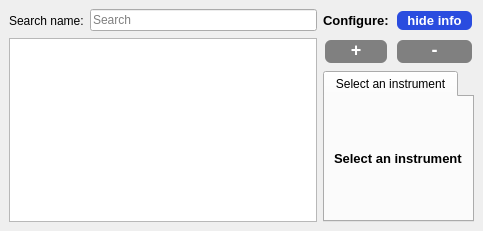
<?xml version="1.0" encoding="UTF-8"?>
<ui version="4.0">
 <class>Form</class>
 <widget class="QWidget" name="Form">
  <property name="geometry">
   <rect>
    <x>0</x>
    <y>0</y>
    <width>483</width>
    <height>231</height>
   </rect>
  </property>
  <property name="windowTitle">
   <string>Form</string>
  </property>
  <layout class="QGridLayout" name="gridLayout">
   <property name="leftMargin">
    <number>9</number>
   </property>
   <property name="topMargin">
    <number>9</number>
   </property>
   <property name="rightMargin">
    <number>9</number>
   </property>
   <property name="bottomMargin">
    <number>9</number>
   </property>
   <item row="1" column="0" rowspan="2" colspan="2">
    <widget class="QTableWidget" name="tableWidget_instruments"/>
   </item>
   <item row="0" column="3">
    <widget class="QLabel" name="label_config">
     <property name="font">
      <font>
       <pointsize>10</pointsize>
       <bold>true</bold>
      </font>
     </property>
     <property name="text">
      <string>Configure:</string>
     </property>
    </widget>
   </item>
   <item row="1" column="4">
    <widget class="QPushButton" name="pushButton_remove">
     <property name="enabled">
      <bool>false</bool>
     </property>
     <property name="maximumSize">
      <size>
       <width>89999</width>
       <height>27</height>
      </size>
     </property>
     <property name="font">
      <font>
       <pointsize>-1</pointsize>
       <bold>true</bold>
       <underline>false</underline>
       <strikeout>false</strikeout>
      </font>
     </property>
     <property name="styleSheet">
      <string notr="true">QPushButton {
                                background-color:  #FF3333; 
                                color: white; 
                                border: none; 
                                padding: 0px; 
                                padding-bottom: 5px;
                                text-align: center; 
                                text-decoration: none; 
                                font-size: 18px; 
                                margin: 2px 2px; 
                                border-radius: 6px;
								font-weight: bold;
                            }

            QPushButton:hover {
                background-color: #B22222;
            }
QPushButton:disabled {
        background-color:#808080;
    }</string>
     </property>
     <property name="text">
      <string>-</string>
     </property>
    </widget>
   </item>
   <item row="0" column="4">
    <widget class="QPushButton" name="pushButton_info">
     <property name="styleSheet">
      <string notr="true">QPushButton {
    background-color: #2a4cdf; /* This is a lighter shade of blue */
    color: white;
    border: none;
    padding: 2px 10px;
    text-align: center;
    text-decoration: none;
    font-size: 13px;
    margin: 2px 2px;
    border-radius: 6px;
    font-weight: bold;
}

QPushButton:hover {
    background-color: #1a3cbf; /* This is a darker shade of the lighter blue for hover effect */
}</string>
     </property>
     <property name="text">
      <string>hide info</string>
     </property>
    </widget>
   </item>
   <item row="0" column="0">
    <widget class="QLabel" name="label">
     <property name="text">
      <string>Search name:</string>
     </property>
    </widget>
   </item>
   <item row="0" column="1">
    <widget class="QLineEdit" name="lineEdit_search">
     <property name="placeholderText">
      <string>Search</string>
     </property>
    </widget>
   </item>
   <item row="2" column="3" colspan="2">
    <widget class="QTabWidget" name="config_tabs">
     <property name="currentIndex">
      <number>0</number>
     </property>
     <widget class="QWidget" name="tab">
      <attribute name="title">
       <string>Select an instrument</string>
      </attribute>
      <layout class="QGridLayout" name="gridLayout_2">
       <item row="0" column="0">
        <widget class="QLabel" name="config_widge">
         <property name="text">
          <string>&lt;html&gt;&lt;head/&gt;&lt;body&gt;&lt;p&gt;&lt;span style=&quot; font-size:10pt; font-weight:600;&quot;&gt;Select an instrument&lt;/span&gt;&lt;/p&gt;&lt;/body&gt;&lt;/html&gt;</string>
         </property>
        </widget>
       </item>
      </layout>
     </widget>
    </widget>
   </item>
   <item row="1" column="3">
    <widget class="QPushButton" name="pushButton_add">
     <property name="enabled">
      <bool>false</bool>
     </property>
     <property name="maximumSize">
      <size>
       <width>99999</width>
       <height>27</height>
      </size>
     </property>
     <property name="font">
      <font>
       <pointsize>-1</pointsize>
       <bold>true</bold>
       <underline>false</underline>
       <strikeout>false</strikeout>
      </font>
     </property>
     <property name="styleSheet">
      <string notr="true">QPushButton {
                                background-color: #4CAF50; 
                                color: white; 
                                border: none; 
                                padding: 0px; 
                                padding-bottom: 5px;
                                text-align: center; 
                                text-decoration: none; 
                                font-size: 18px; 
                                margin: 2px 2px; 
                                border-radius: 6px;
								font-weight: bold;
                            }

                            QPushButton:hover {
                                background-color: #45a049;
                            }
QPushButton:disabled {
        background-color: #808080;
    }</string>
     </property>
     <property name="text">
      <string>+</string>
     </property>
    </widget>
   </item>
  </layout>
 </widget>
 <resources/>
 <connections/>
</ui>
